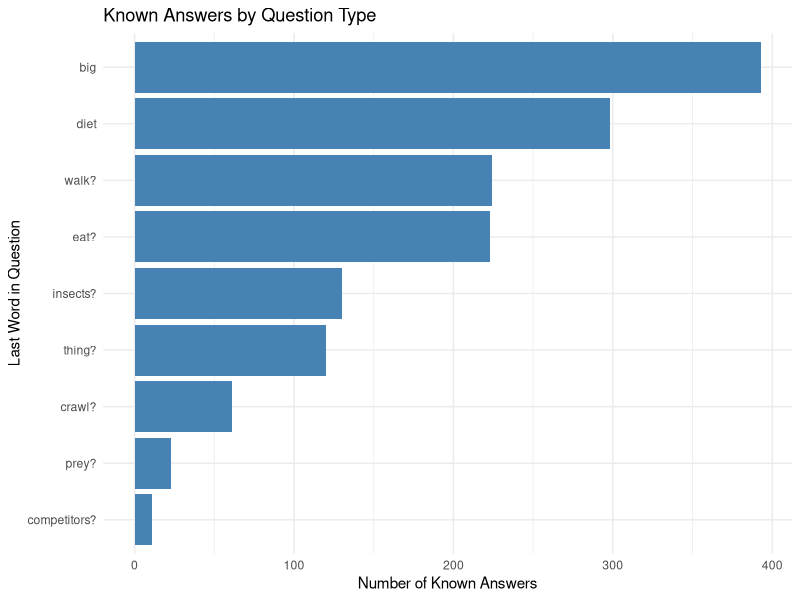

The R source for this figure:
# looking at NLP question output success

library(dplyr)
library(ggplot2)
library(tidyr)

a <- read.csv('answers_with_summary.csv', header=T)

head(a)

#just looking at knowns
a %>%
  filter(known == 1) %>%            
  count(question.last.word, sort = TRUE)

a %>%
  filter(known == 1) %>%
  count(question.last.word) %>%
  ggplot(aes(x = reorder(question.last.word, n), y = n)) +
  geom_bar(stat = "identity", fill = "steelblue") +
  coord_flip() +
  labs(x = "Last Word in Question", y = "Number of Known Answers", title = "Known Answers by Question Type") +
  theme_minimal()

length(unique(a$question.last.word))
unique(a$question.last.word)
